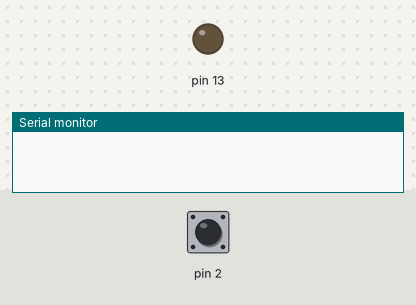
A sketch run on a simulated Arduino Uno, built with avr-gcc and run on an emulated ATmega328P. On the bench: output pins drawn as LEDs (lit = HIGH), the last lines printed to the serial monitor. Inputs (shaded band) come from the test bench; at power-on: pin 2 HIGH.

Above: at 1.2 s.
1.3 s: pin 2 pulled LOW for 0.15 s
At 1.37 s:
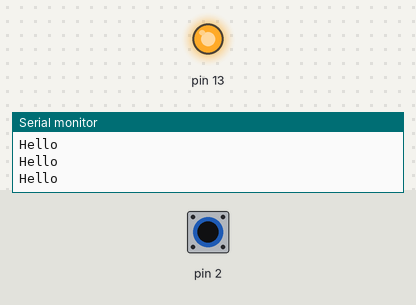
2.9 s: pin 2 pulled LOW for 3.2 s
At 7.2 s:
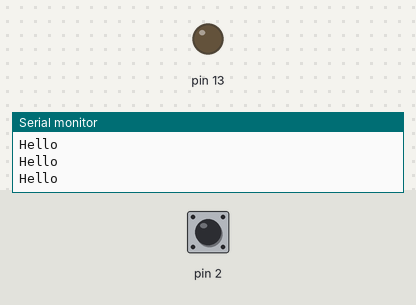
7.6 s: pin 2 driven LOW
At 8.3 s:
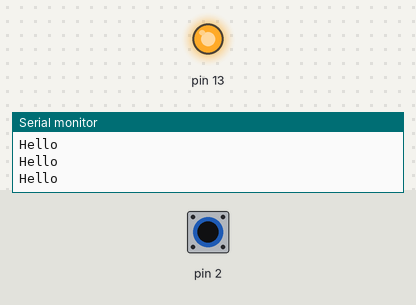
10.6 s: pin 2 driven HIGH
At 11.9 s:
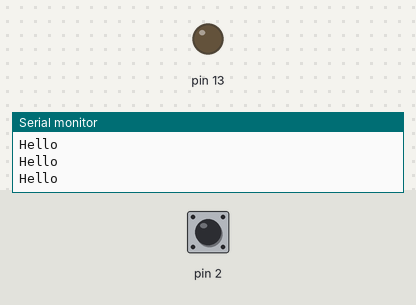
Timing chart, 0 to 13.1 s (numbered marks = the images above; inputs shaded):
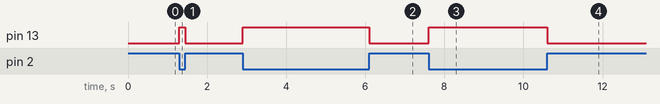

Measured:
- after the input at 1.3 s, pin 13: LOW → HIGH at once, → LOW 0.15 s later
- after the input at 2.9 s, pin 13: LOW → HIGH at once, → LOW 3.2 s later
- after the input at 7.6 s, pin 13: LOW → HIGH at once
- after the input at 10.6 s, pin 13: HIGH → LOW at once

The sketch:

Act3.ino
```cpp
void setup() {
  Serial.begin(9600);
  pinMode(2, INPUT_PULLUP);
  pinMode(13, OUTPUT);
}

void loop() {
  if (digitalRead(2) == 0) {
    Serial.println("Hello");
    digitalWrite(13, 1);
  } else {
    digitalWrite(13, 0);
  }
}
```
